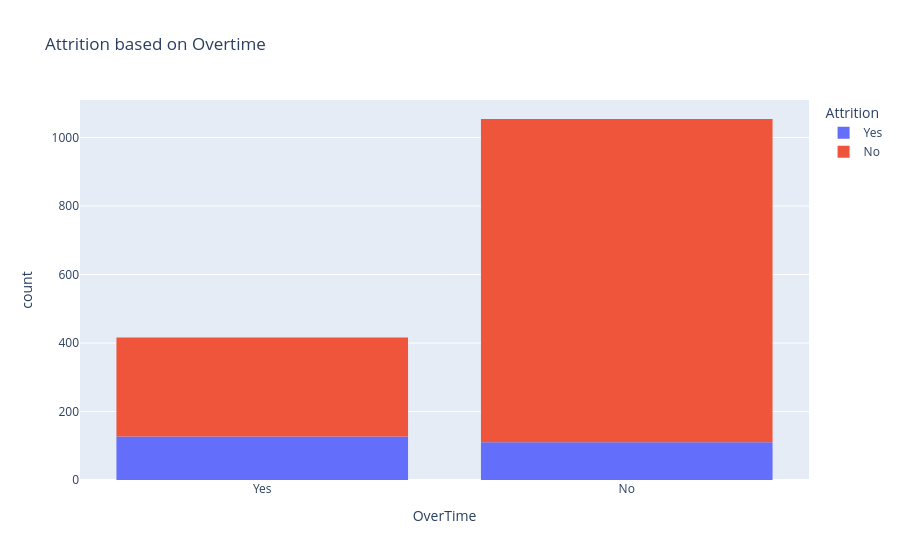

Notebook cell for this chart:
### Code cell
fig = px.histogram(df, x="OverTime", color="Attrition",
                   title="Attrition based on Overtime")
fig.show()

### Figure 1 — Plotly figure (JSON) as saved in the notebook; plotly's stock layout.template omitted (floating-point values rounded to 4 significant figures; data arrays with more than 128 entries replaced by an {"elided": "..."} marker saying what was removed)
{"data": [{"bingroup": "x", "hovertemplate": "Attrition=Yes<br>OverTime=%{x}<br>count=%{y}<extra></extra>", "legendgroup": "Yes", "marker": {"color": "#636efa", "pattern": {"shape": ""}}, "name": "Yes", "orientation": "v", "showlegend": true, "type": "histogram", "x": {"elided": "237 str values"}, "xaxis": "x", "yaxis": "y"}, {"bingroup": "x", "hovertemplate": "Attrition=No<br>OverTime=%{x}<br>count=%{y}<extra></extra>", "legendgroup": "No", "marker": {"color": "#EF553B", "pattern": {"shape": ""}}, "name": "No", "orientation": "v", "showlegend": true, "type": "histogram", "x": {"elided": "1233 str values"}, "xaxis": "x", "yaxis": "y"}], "layout": {"barmode": "relative", "legend": {"title": {"text": "Attrition"}, "tracegroupgap": 0}, "title": {"text": "Attrition based on Overtime"}, "xaxis": {"anchor": "y", "domain": [0, 1], "title": {"text": "OverTime"}}, "yaxis": {"anchor": "x", "domain": [0, 1], "title": {"text": "count"}}}}
